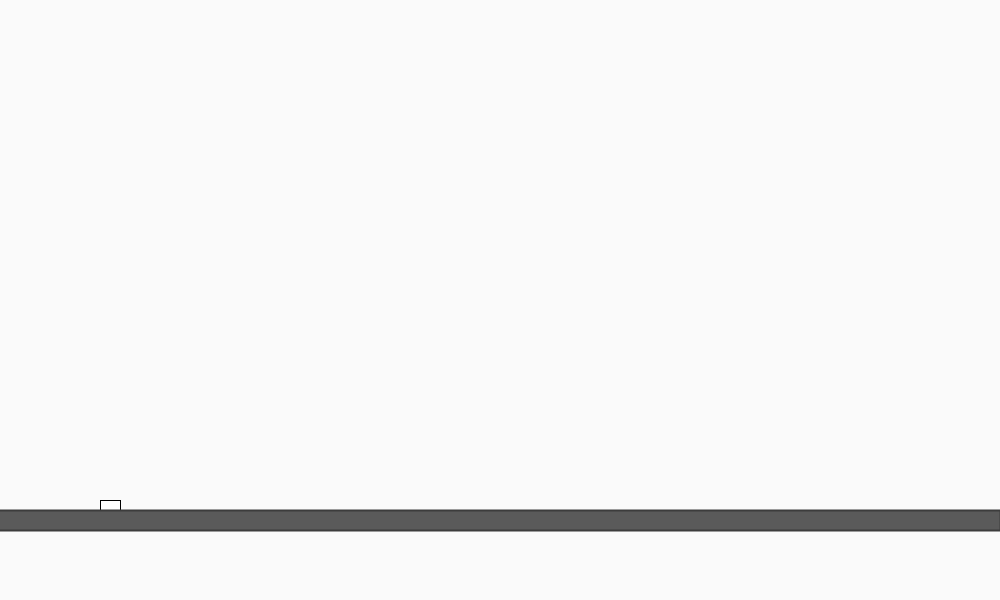
Frame 1 (no input)
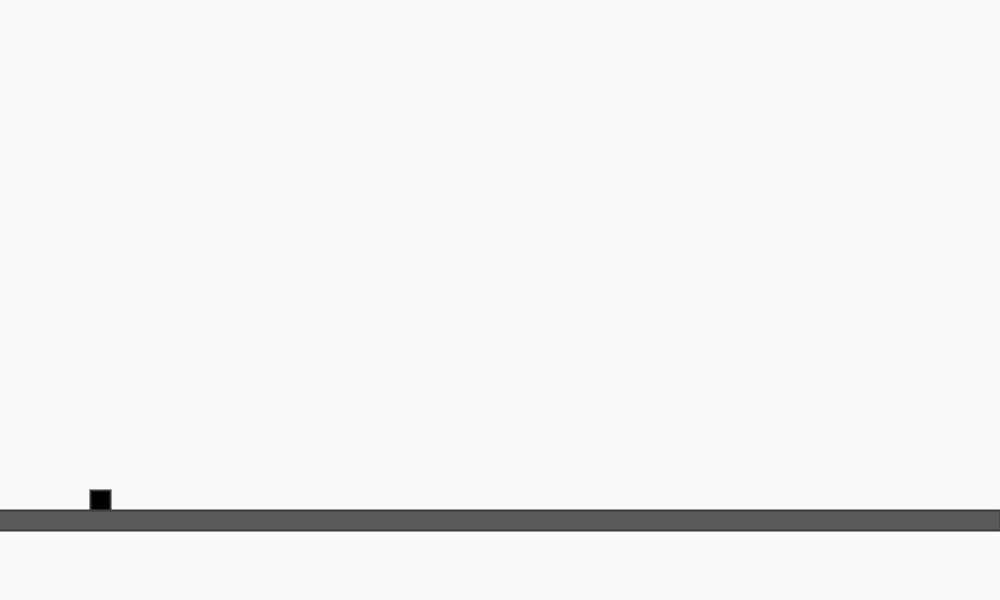
Frame 60 (the mouse pressed at the canvas centre just before this capture)
Frame 120 (the mouse held since frame 60 and released just before this capture): identical to frame 60, image omitted

The Processing sketch that drew these frames (run headless with seeded random() and noise(); from frame 60 on, the mouse is pressed at the canvas centre):

// Processing sketch: Eksamens_Spil__4_3_
// ── Eksamens_Spil__4_3_.pde
int Xpos = 100;
int Ypos = 500;
float speed = 2;
color b = 0;
color p1 = 90;
color p2 = 60;

void setup() {
  smooth();
  size(1000,600);
  
}

void draw() {
  background(250);
  player();
  bane();
  
}
  
void bane() {  
  rect(0,520,2000,20);
  fill(b);
  
}

void player() {
  rect(Xpos,Ypos,20,20);
  rectMode(CENTER);
  fill(p1);
  stroke(p2);
  strokeWeight(2); 
  playerMove();
  
}

void playerMove() {  
  if (Ypos >= 500)
       Ypos = 500;  
  else Ypos = Ypos + 1;
  if (Ypos <= 480)
       Ypos = 500;
  else Ypos = Ypos - 0;
  
}

void keyPressed() {
  if (key == CODED) {
  if (keyCode == UP) {Ypos -= 20;}  
  if (keyCode == LEFT) {Xpos -= 5;}  
  if (keyCode == RIGHT) {Xpos += 5;}  
  } 
}
